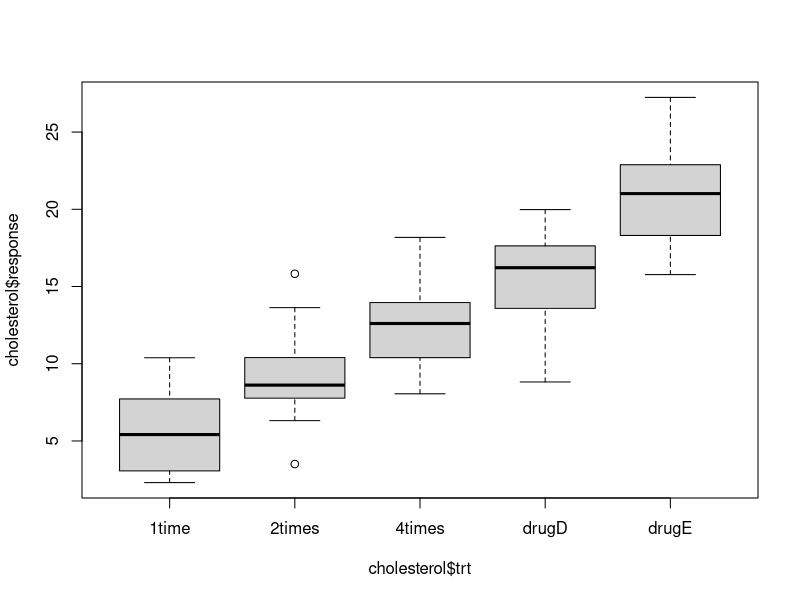

Write the R code that produced this figure. (Note: this script raises an error after producing the figure.)
library(multcomp)
library(psych)
data(cholesterol)
describeBy(cholesterol, cholesterol$trt)
boxplot(cholesterol$response ~ cholesterol$trt)

#Test ANOVA
aov.model <- aov(cholesterol$response ~
                   cholesterol$trt)
summary(aov.model)

#Tamaño efecto
eta_squared(aov.model)

#Potencia
eta <- eta_squared(aov.model)$Eta2
Cohen.f <- sqrt(eta^2/(1-eta^2))
pwr.anova.test(k=5, n=10, f=Cohen.f, sig.level=0.05)

pwr.anova.test(k=5, f=0.25, sig.level=0.05, power=0.9)

#Normalidad de residuos
aov.residuals <- residuals(object = aov.model)
shapiro.test(aov.residuals)

#Homogeneidad de varianzas
library(car)
leveneTest(cholesterol$response, cholesterol$trt)

#En caso de no homogeneidad de las varianzas
oneway.test(cholesterol$response ~ cholesterol$trt,
            var.equal=FALSE)

#Post-hoc Tests
TukeyHSD(aov.model)

one.time <- subset(cholesterol, trt=="1time")
two.times <- subset(cholesterol, trt=="2times")
t.test(one.time$response, two.times$response,
       var.equal = TRUE)

pairwise.t.test(cholesterol$response, cholesterol$trt, p.adjust.method = "bonferroni")
